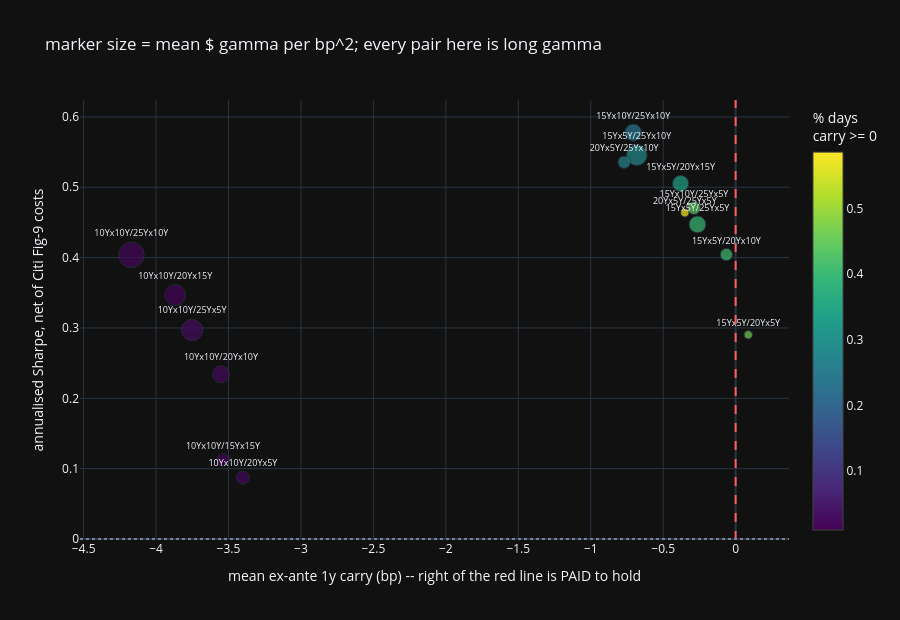

The notebook cell saved with this chart:
### Markdown cell above
### 7.2 Carry against Sharpe — the efficient frontier the brief asks for

One point per pair at Citi's own specification. Up-and-to-the-right is
"long vol and earns theta"; the bottom-left quadrant is long vol that pays
handsomely for the privilege.

### Code cell
_pts = BASE.reset_index()
fig = go.Figure()
fig.add_trace(go.Scatter(
    x=_pts.mean_carry_1y_bp, y=_pts.sharpe, mode="markers+text",
    text=_pts.pair, textposition="top center", textfont=dict(size=9),
    marker=dict(size=np.clip(_pts.mean_gamma_usd_bp2 / 12, 6, 30),
                color=_pts.pct_days_carry_positive, colorscale="Viridis",
                showscale=True, colorbar=dict(title="% days<br>carry >= 0")),
    hovertemplate="%{text}<br>carry %{x:.2f}bp/yr<br>Sharpe %{y:.3f}<extra></extra>"))
fig.add_vline(x=0, line=dict(color="#ff5c5c", dash="dash"))
fig.add_hline(y=0, line=dict(color="#7b8394", dash="dot"))
fig.update_layout(template="plotly_dark", height=620,
                  xaxis_title="mean ex-ante 1y carry (bp) -- right of the red line is PAID to hold",
                  yaxis_title="annualised Sharpe, net of Citi Fig-9 costs",
                  title="marker size = mean $ gamma per bp^2; every pair here is long gamma")
fig.show()

### Figure 1 — Plotly figure (JSON) as saved in the notebook; plotly's stock layout.template omitted (floating-point values rounded to 4 significant figures)
{"data": [{"hovertemplate": "%{text}<br>carry %{x:.2f}bp/yr<br>Sharpe %{y:.3f}<extra></extra>", "marker": {"color": [0.01054, 0.0216, 0.02371, 0.01581, 0.02845, 0.02002, 0.4621, 0.4046, 0.3372, 0.3994, 0.2861, 0.4394, 0.2418, 0.5854, 0.2761], "colorbar": {"title": {"text": "% days<br>carry >= 0"}}, "colorscale": [[0.0, "#440154"], [0.1111, "#482878"], [0.2222, "#3e4989"], [0.3333, "#31688e"], [0.4444, "#26828e"], [0.5556, "#1f9e89"], [0.6667, "#35b779"], [0.7778, "#6ece58"], [0.8889, "#b5de2b"], [1.0, "#fde725"]], "showscale": true, "size": [12.3, 13.02, 17.0, 20.85, 21.5, 25.51, 8.476, 12.46, 16.31, 16.95, 20.97, 13.0, 17.02, 8.479, 12.49]}, "mode": "markers+text", "text": ["10Yx10Y/15Yx15Y", "10Yx10Y/20Yx5Y", "10Yx10Y/20Yx10Y", "10Yx10Y/20Yx15Y", "10Yx10Y/25Yx5Y", "10Yx10Y/25Yx10Y", "15Yx5Y/20Yx5Y", "15Yx5Y/20Yx10Y", "15Yx5Y/20Yx15Y", "15Yx5Y/25Yx5Y", "15Yx5Y/25Yx10Y", "15Yx10Y/25Yx5Y", "15Yx10Y/25Yx10Y", "20Yx5Y/25Yx5Y", "20Yx5Y/25Yx10Y"], "textfont": {"size": 9}, "textposition": "top center", "type": "scatter", "x": [-3.538, -3.401, -3.552, -3.868, -3.751, -4.17, 0.08709, -0.06379, -0.3799, -0.2633, -0.6823, -0.2876, -0.7067, -0.3504, -0.7694], "y": [0.1125, 0.08733, 0.2341, 0.3468, 0.2971, 0.4039, 0.2902, 0.4043, 0.5054, 0.4472, 0.5458, 0.4704, 0.5776, 0.4637, 0.5356]}], "layout": {"height": 620, "shapes": [{"line": {"color": "#ff5c5c", "dash": "dash"}, "type": "line", "x0": 0, "x1": 0, "xref": "x", "y0": 0, "y1": 1, "yref": "y domain"}, {"line": {"color": "#7b8394", "dash": "dot"}, "type": "line", "x0": 0, "x1": 1, "xref": "x domain", "y0": 0, "y1": 0, "yref": "y"}], "title": {"text": "marker size = mean $ gamma per bp^2; every pair here is long gamma"}, "xaxis": {"title": {"text": "mean ex-ante 1y carry (bp) -- right of the red line is PAID to hold"}}, "yaxis": {"title": {"text": "annualised Sharpe, net of Citi Fig-9 costs"}}}}
